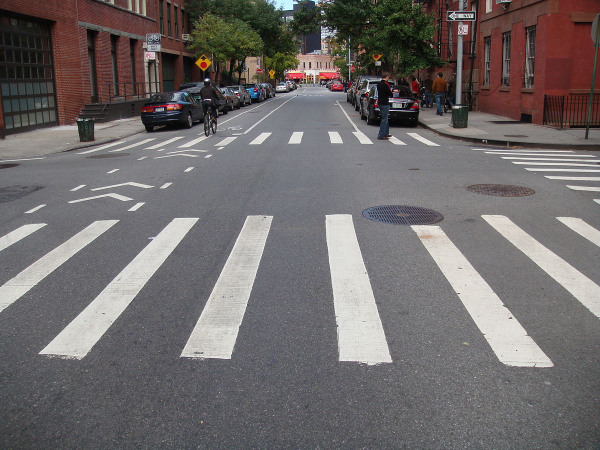
#> input picture test.jpg, 1200 x 900 px (shown at 1/2 size); its folder holds only this picture in this run
$ python -i processImage.py   (imports and definitions only)   (older library calls are emulated)
#> lines starting #> are read from the running program, lines starting #| are printed output that depends on the picture; after the words box and inside, x2 and y2 are one past the last pixel; in counts of white or black regions, pixels touching at a corner belong together
import numpy as np
import cv2
import math
import scipy.misc
import PIL.Image
import statistics
import timeit
import glob
from sklearn import linear_model, datasets
import sys
import os

#==========================#
#---------functions--------#
#==========================#

#get a line from a point and unit vectors
def lineCalc(vx, vy, x0, y0):
    scale = 10
    x1 = x0+scale*vx
    y1 = y0+scale*vy
    m = (y1-y0)/(x1-x0)
    b = y1-m*x1
    return m,b

#the angle at the vanishing point
def angle(pt1, pt2):
    x1, y1 = pt1
    x2, y2 = pt2
    inner_product = x1*x2 + y1*y2
    len1 = math.hypot(x1, y1)
    len2 = math.hypot(x2, y2)
    print(len1)
    print(len2)
    a=math.acos(inner_product/(len1*len2))
    return a*180/math.pi

#vanishing point - cramer's rule
def lineIntersect(m1,b1, m2,b2) :
    #a1*x+b1*y=c1
    #a2*x+b2*y=c2
    #convert to cramer's system
    a_1 = -m1
    b_1 = 1
    c_1 = b1

    a_2 = -m2
    b_2 = 1
    c_2 = b2

    d = a_1*b_2 - a_2*b_1 #determinant
    dx = c_1*b_2 - c_2*b_1
    dy = a_1*c_2 - a_2*c_1

    intersectionX = dx/d
    intersectionY = dy/d
    return intersectionX,intersectionY

def convert_hls(image):
    return cv2.cvtColor(image, cv2.COLOR_RGB2HSV_FULL)

def select_white_yellow(image):
    hsv = hsv = cv2.cvtColor(image,cv2.COLOR_BGR2HSV)
    '''yellow'''
    # Range for upper range
    yellow_lower = np.array([20, 70, 70])
    yellow_upper = np.array([30, 255, 255])
    return cv2.inRange(hsv, yellow_lower, yellow_upper)

    yellow_output = cv2.bitwise_and(image, image, mask=mask_yellow)

    yellow_ratio =(cv2.countNonZero(mask_yellow))/(image.size/3)

    cv2.imshow('Processed',yellow_output)
    cv2.waitKey()

    print("Yellow in image", np.round(yellow_ratio*100, 2))

#process a frame
def process(im, W, H):
    start = timeit.timeit() #start timer

    #initialize some variables
    x = W
    y = H

    radius = 250 #px
    thresh = 170
    bw_width = 170

    bxLeft = []
    byLeft = []
    bxbyLeftArray = []
    bxbyRightArray = []
    bxRight = []
    byRight = []
    boundedLeft = []
    boundedRight = []

    #1. filter the white color
    mask = select_white_yellow(im)

    cv2.imshow('Processed',mask)
    cv2.waitKey()

    #2. erode the frame
    erodeSize = int(y / 30)
    erodeStructure = cv2.getStructuringElement(cv2.MORPH_RECT, (erodeSize,1))
    erode = cv2.erode(mask, erodeStructure, (-1, -1))

    #3. find contours and  draw the green lines on the white strips
    contours,hierarchy = cv2.findContours(erode,cv2.RETR_TREE,cv2.CHAIN_APPROX_NONE )

    for i in contours:
        bx,by,bw,bh = cv2.boundingRect(i)

        if (bw > bw_width):

            cv2.line(im,(bx,by),(bx+bw,by),(0,255,0),2) # draw the a contour line
            bxRight.append(bx+bw) #right line
            byRight.append(by) #right line
            bxLeft.append(bx) #left line
            byLeft.append(by) #left line
            bxbyLeftArray.append([bx,by]) #x,y for the left line
            bxbyRightArray.append([bx+bw,by]) # x,y for the left line
            cv2.circle(im,(int(bx),int(by)),5,(0,250,250),2) #circles -> left line
            cv2.circle(im,(int(bx+bw),int(by)),5,(250,250,0),2) #circles -> right line

    #calculate median average for each line
    medianR = np.median(bxbyRightArray, axis=0)
    medianL = np.median(bxbyLeftArray, axis=0)

    bxbyLeftArray = np.asarray(bxbyLeftArray)
    bxbyRightArray = np.asarray(bxbyRightArray)

    #4. are the points bounded within the median circle?
    for i in bxbyLeftArray:
        if (((medianL[0] - i[0])**2 + (medianL[1] - i[1])**2) < radius**2) == True:
            boundedLeft.append(i)

    boundedLeft = np.asarray(boundedLeft)

    for i in bxbyRightArray:
        if (((medianR[0] - i[0])**2 + (medianR[1] - i[1])**2) < radius**2) == True:
            boundedRight.append(i)

    boundedRight = np.asarray(boundedRight)

    '''

    #5. RANSAC Algorithm

    #select the points enclosed within the circle (from the last part)
    bxLeft = np.asarray(boundedLeft[:,0])
    byLeft =  np.asarray(boundedLeft[:,1])
    bxRight = np.asarray(boundedRight[:,0])
    byRight = np.asarray(boundedRight[:,1])

    #transpose x of the right and the left line
    bxLeftT = np.array([bxLeft]).transpose()
    bxRightT = np.array([bxRight]).transpose()

    #run ransac for LEFT
    model_ransac = linear_model.RANSACRegressor(min_samples=1, base_estimator=linear_model.LinearRegression())
    ransacX = model_ransac.fit(bxLeftT, byLeft)
    inlier_maskL = model_ransac.inlier_mask_ #right mask

    #run ransac for RIGHT
    ransacY = model_ransac.fit(bxRightT, byRight)
    inlier_maskR = model_ransac.inlier_mask_ #left mask

    #draw RANSAC selected circles
    for i, element in enumerate(boundedRight[inlier_maskR]):
       # print(i,element[0])
        cv2.circle(im,(element[0],element[1]),10,(250,250,250),2) #circles -> right line

    for i, element in enumerate(boundedLeft[inlier_maskL]):
       # print(i,element[0])
        cv2.circle(im,(element[0],element[1]),10,(100,100,250),2) #circles -> right line

    '''
    #6. Calcuate the intersection point of the bounding lines
    #unit vector + a point on each line
    vx, vy, x0, y0 = cv2.fitLine(boundedLeft[inlier_maskL],cv2.DIST_L2,0,0.01,0.01)
    vx_R, vy_R, x0_R, y0_R = cv2.fitLine(boundedRight[inlier_maskR],cv2.DIST_L2,0,0.01,0.01)

    #get m*x+b
    m_L,b_L=lineCalc(vx, vy, x0, y0)
    m_R,b_R=lineCalc(vx_R, vy_R, x0_R, y0_R)

    #calculate intersention
    intersectionX,intersectionY = lineIntersect(m_R,b_R,m_L,b_L)

    #7. draw the bounding lines and the intersection point
    m = radius*10
    if (intersectionY < H/2 ):
        cv2.circle(im,(int(intersectionX),int(intersectionY)),10,(0,0,255),15)
        cv2.line(im,(x0-m*vx, y0-m*vy), (x0+m*vx, y0+m*vy),(255,0,0),3)
        cv2.line(im,(x0_R-m*vx_R, y0_R-m*vy_R), (x0_R+m*vx_R, y0_R+m*vy_R),(255,0,0),3)


    #8. calculating the direction vector
    POVx = W/2 #camera POV - center of the screen
    POVy = H/2 # camera POV - center of the screen

    Dx = -int(intersectionX-POVx) #regular x,y axis coordinates
    Dy = -int(intersectionY-POVy) #regular x,y axis coordinates

    #focal length in pixels = (image width in pixels) * (focal length in mm) / (CCD width in mm)
    focalpx = int(W * 4.26 / 6.604) #all in mm


    end = timeit.timeit() #STOP TIMER
    time_ = end - start

    print('DELTA (x,y from POV):' + str(Dx) + ',' + str(Dy))
    return im,Dx,Dy

#=============================#
#---------MAIN PROGRAM--------#
#=============================#

def findCrosswalk(filename):
    #initialization
#> called with filename = 'test.jpg'
    cap = cv2.imread(filename, cv2.IMREAD_UNCHANGED)
#> cap is the input picture: shape (900, 1200, 3); mean B, G, R 105.7, 105.7, 110.7

    W = cap.shape[0]
#> W = 900
    H = cap.shape[1]
#> H = 1200

    #Define a new resolution
    ratio = H/W
#> ratio = 1.33
    W = 800
    H = int(W * ratio)
#> H = 1066

    Dx = []
    Dy = []
    after =0
    DxAve =0
    Dxold =0
    DyAve =0
    Dyold =0
    i = 0
    state = ""

    img = np.array(PIL.Image.fromarray(cap).resize((H, W)))
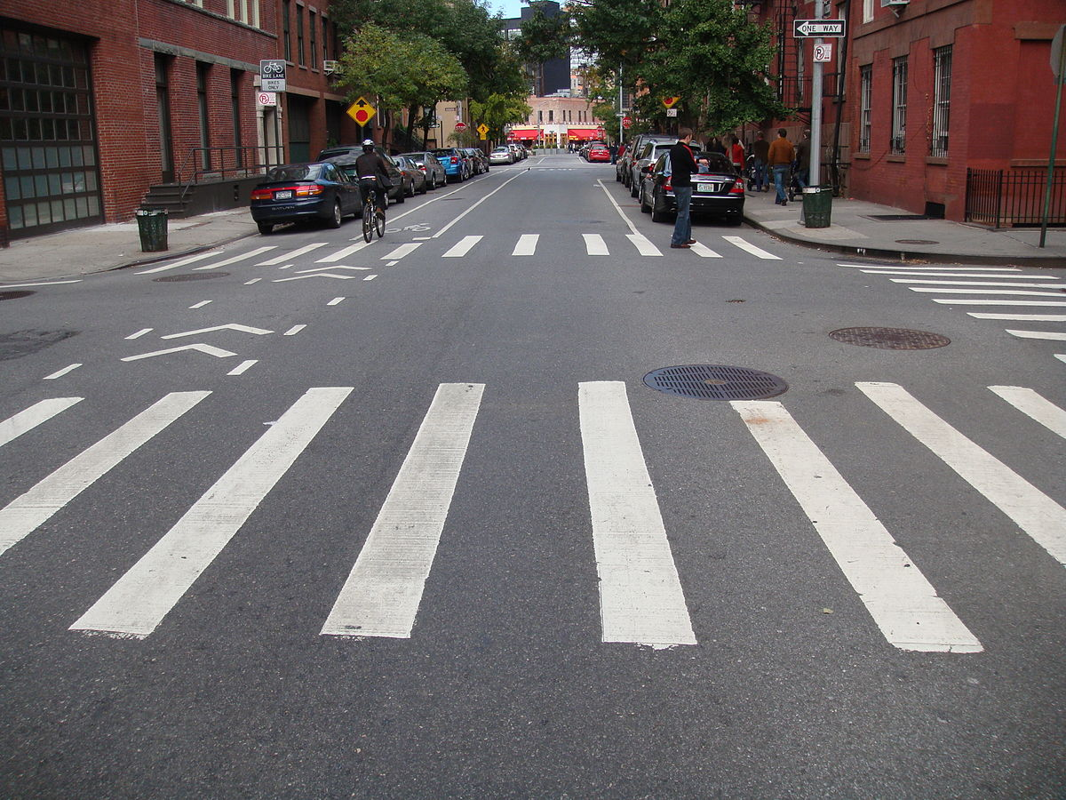
#> img: shape (800, 1066, 3); mean B, G, R 105.7, 105.7, 110.7

    #draw camera's POV
    cv2.circle(img,(int(W/2),int(H/2)),5,(0,0,255),8)
#> img: shape (800, 1066, 3); 0.03% of pixels changed, all inside (x1, y1, x2, y2) = (391, 524, 410, 543)

    try:
        img, dx, dy = process(img, W, H)
#> in select_white_yellow, `hsv = hsv = cv2.cvtColor(image,cv2.COLOR_BGR2HSV)`: hsv: shape (800, 1066, 3); mean H, S, V 83, 34.3, 114.1
#> in select_white_yellow, `return cv2.inRange(hsv, yellow_lower, yellow_upper)`:
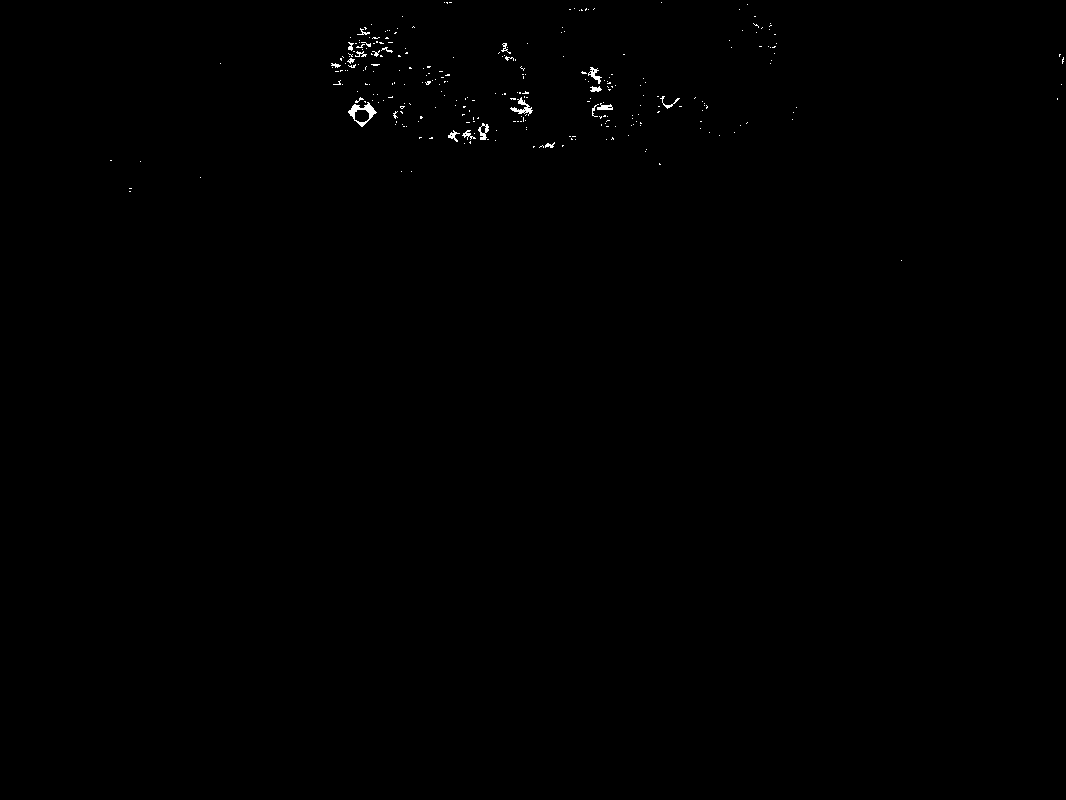
#> returned value: shape (800, 1066); 0.22% white in thin lines or dots, all inside (x1, y1, x2, y2) = (110, 2, 1064, 261)
#> in process, `erode = cv2.erode(mask, erodeStructure, (-1, -1))`: erode: shape (800, 1066); every value is 0
#> in process, `contours,hierarchy = cv2.findContours(erode,cv2.RETR_TREE,cv2.CHAIN_AP..`: contours = []
#> in process, `medianR = np.median(bxbyRightArray, axis=0)`: medianR = nan
#> in process, `bxbyLeftArray = np.asarray(bxbyLeftArray)`: bxbyLeftArray = empty array
#> after the loop in process, `for i in bxbyLeftArray:`: boundedLeft = []
#> in process, `boundedLeft = np.asarray(boundedLeft)`: boundedLeft = empty array
#> after the loop in process, `for i in bxbyRightArray:`: boundedRight = []
#> in process, `boundedRight = np.asarray(boundedRight)`: boundedRight = empty array
        if (i < 6):
            Dx.append(dx)
            Dy.append(dy)
            i=i+1

        else:
            DxAve = sum(Dx)/len(Dx)
            DyAve = sum(Dy)/len(Dy)
            del Dx[:]
            del Dy[:]
            i=0

        if (DyAve > 30) and (abs(DxAve) < 300):
            #check if the vanishing point and the next vanishing point aren't too far from each other
            if (((DxAve - Dxold)**2 + (DyAve - Dyold)**2) < 150**2) == True:  ##distance 150 px max
                cv2.line(img,(int(W/2),int(H/2)),(int(W/2)+int(DxAve),int(H/2)+int(DyAve)),(0,0,255),7)

                #walking directions
                if abs(DxAve) < 80 and DyAve > 100 and abs(Dxold-DxAve) < 20:
                    state = 'Straight'
                    cv2.putText(img,state,(50,50), cv2.FONT_HERSHEY_PLAIN, 3,(0,0,0),2,cv2.LINE_AA)

                elif DxAve > 80 and DyAve > 100 and abs(Dxold-DxAve) < 20:
                    state = 'Right'
                    cv2.putText(img,state,(50,50), cv2.FONT_HERSHEY_PLAIN, 3,(0,0,255),2,cv2.LINE_AA)

                elif DxAve < 80 and DyAve > 100 and abs(Dxold-DxAve) < 20:
                    state = 'Left'
                    cv2.putText(img,state,(50,50), cv2.FONT_HERSHEY_PLAIN, 3,(0,0,255),2,cv2.LINE_AA)
            else:
                cv2.line(img,(int(W/2),int(H/2)),(int(W/2)+int(Dxold),int(H/2)+int(Dyold)),(0,0,255),)

            #walking directions
            if state == 'Straight':
                cv2.putText(img,state,(50,50), cv2.FONT_HERSHEY_PLAIN, 3,(0,0,0),2,cv2.LINE_AA)
            else:
                cv2.putText(img,state,(50,50), cv2.FONT_HERSHEY_PLAIN, 3,(0,0,255),2,cv2.LINE_AA)

            Dxold = DxAve
            Dyold = DyAve

    except Exception as e:
        exc_type, exc_obj, exc_tb = sys.exc_info()
        fname = os.path.split(exc_tb.tb_frame.f_code.co_filename)[1]
        print(exc_type, fname, exc_tb.tb_lineno, e)

    #show & save
    img = cv2.imshow('Processed',img)
    cv2.waitKey()

    cv2.destroyAllWindows()

>>> result = findCrosswalk('test.jpg')

$ run again, on G0023874.JPG
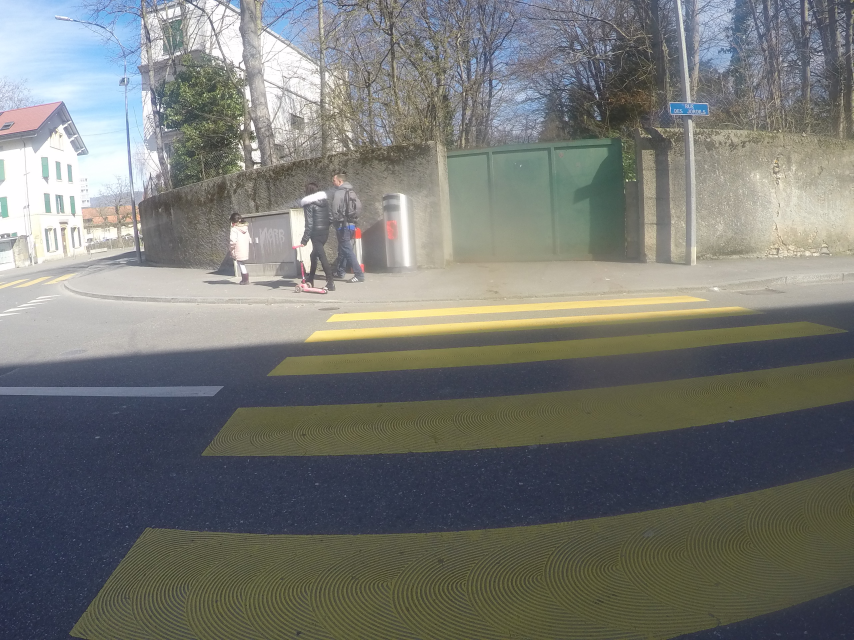
#> input picture G0023874.JPG, 2560 x 1920 px (shown at 1/3 size)
#> in findCrosswalk, cap is the input picture: shape (1920, 2560, 3); mean B, G, R 116.3, 120.3, 118.5
#> hsv: shape (800, 1066, 3); mean H, S, V 64.5, 51.5, 129.1
#> in select_white_yellow, `return cv2.inRange(hsv, yellow_lower, yellow_upper)`:
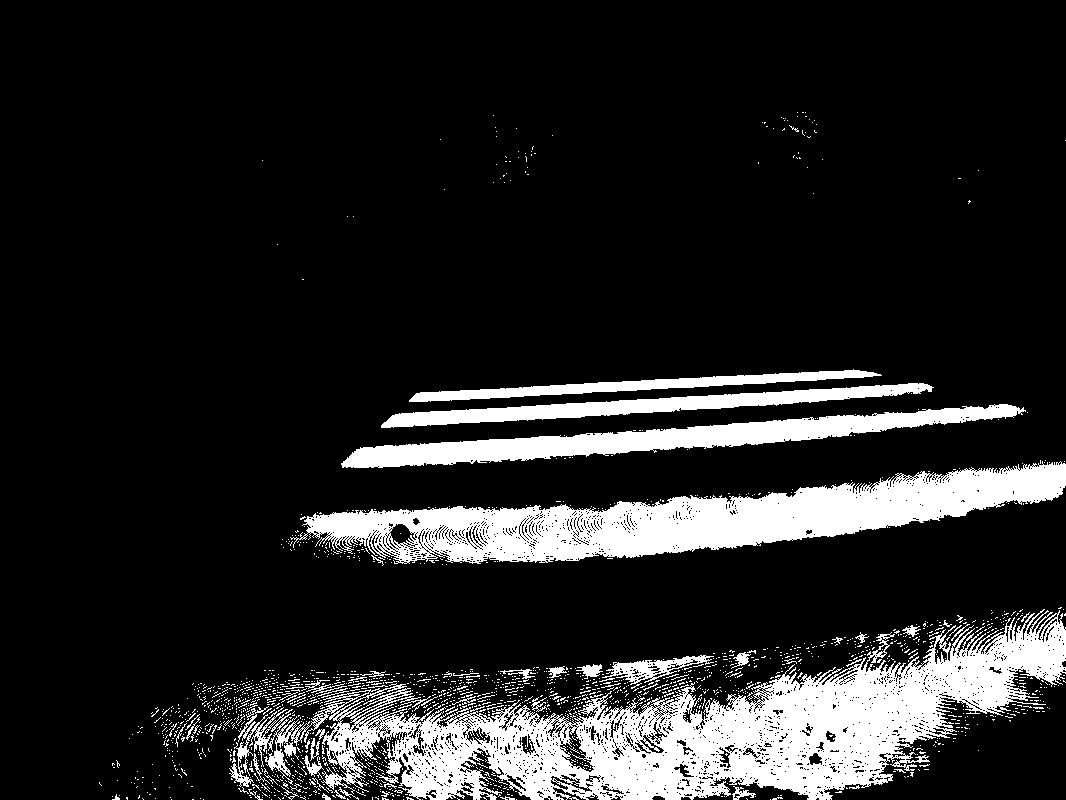
#> returned value: shape (800, 1066); 14.5% white; 1855 white regions (1789 under 20 px), largest, box (x1, y1, x2, y2) and area: (229, 609, 1066, 800) 56895, (290, 461, 1066, 564) 32882, (341, 404, 1026, 468) 13067
#> erode: shape (800, 1066); 5.2% white; 111 white regions (54 under 20 px)
#> contours = 127 contours, 83 with area under 20; largest, box (x1, y1, x2, y2) and area: (448, 465, 1066, 557) 13289, (358, 409, 1009, 467) 9254, (399, 385, 917, 425) 4837, (426, 371, 865, 401) 2763, (728, 692, 930, 733) 2736
#> the loop in process, `for i in contours:` made 127 passes
#> (bx, by, bw, bh) on passes 1, 2, 4, 5, 6, 7, 8, 9: (678, 796, 1, 1), (643, 794, 25, 2), (795, 788, 21, 1), (417, 783, 29, 6), (426, 781, 5, 1), (419, 778, 28, 1), (771, 777, 100, 9), (812, 779, 37, 3)
#> after the loop in process, `for i in contours:`:
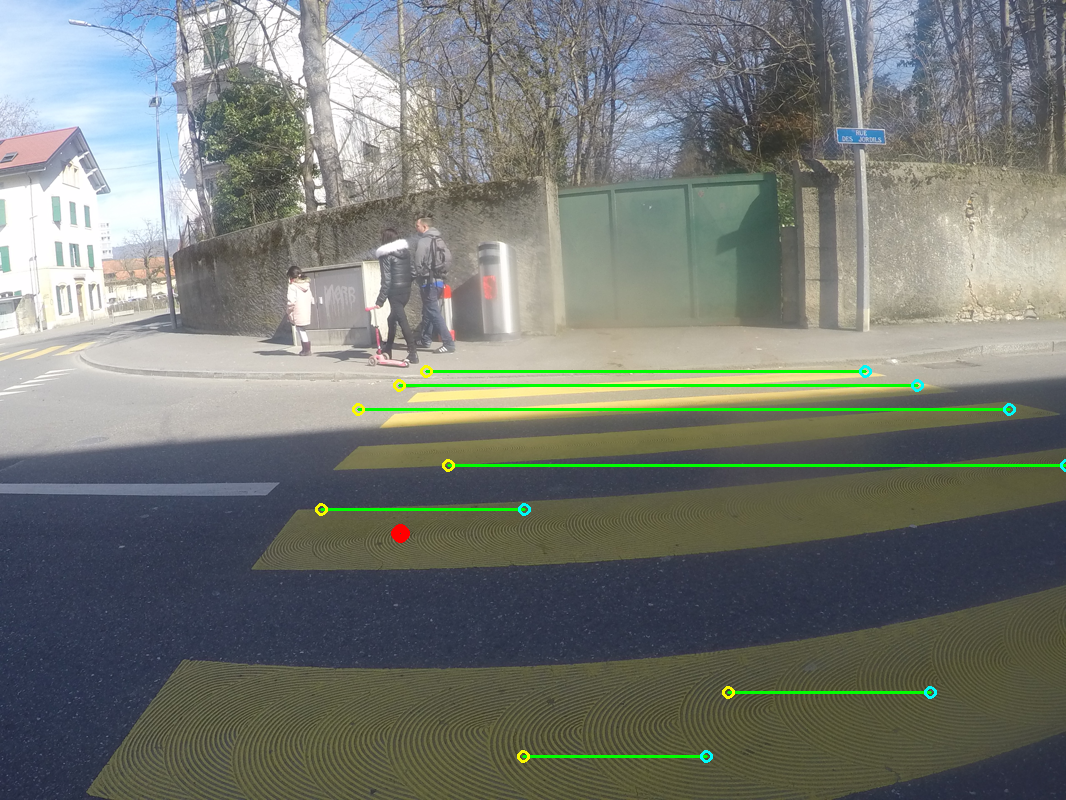
#> im: shape (800, 1066, 3); mean B, G, R 115.2, 121.6, 117.1
#> after the loop in process, `for i in contours:`: bxLeft = [523, 728, 321, 448, 358, 399, 426]; bxRight = [706, 930, 524, 1066, 1009, 917, 865]; bxbyLeftArray = [[523, 756], [728, 692], [321, 509], [448, 465], [358, 409], [399, 385], [426, 371]]; bxbyRightArray = [[706, 756], [930, 692], [524, 509], [1066, 465], [1009, 409], [917, 385], [865, 371]]; byLeft = [756, 692, 509, 465, 409, 385, 371]
#> medianR = [917, 465]
#> medianL = [426, 465]
#> the loop in process, `for i in bxbyLeftArray:` made 7 passes
#> after the loop in process, `for i in bxbyLeftArray:`: boundedLeft = [[321, 509], [448, 465], [358, 409], [399, 385], [426, 371]]
#> the loop in process, `for i in bxbyRightArray:` made 7 passes
#> after the loop in process, `for i in bxbyRightArray:`: boundedRight = [[930, 692], [1066, 465], [1009, 409], [917, 385], [865, 371]]
